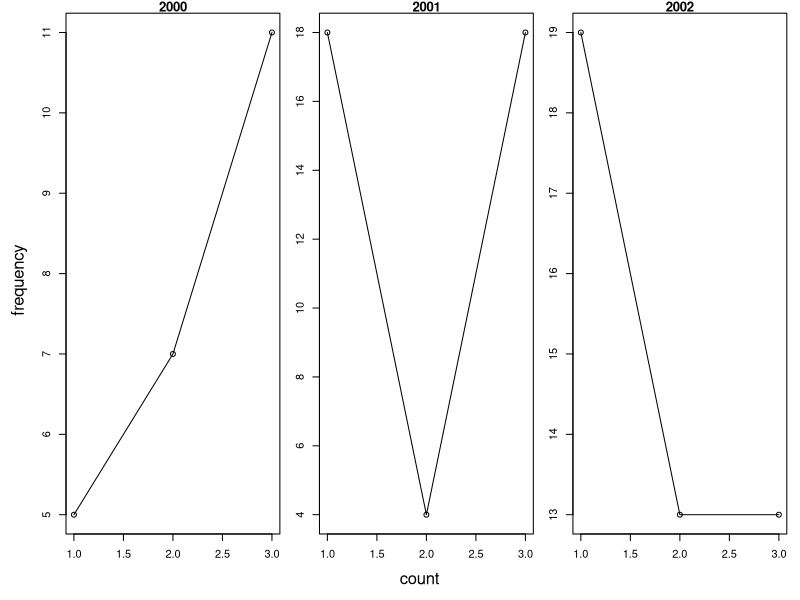

Write the R code that produced this figure.
##Integer Vector and random number generator
set.seed(1)
##Creates data frame
d <- data.frame(year= rep(2000:2002, each =3),count = round(runif(9,0,20)))
##Displays
print(d)
##Use package
library(plyr)
##Coefficient of Variation = CV ( measure of spread that describes the amount of variability relative to the mean)
ddply(d, "year", function(x) {
  mean.count <- mean(x$count)
  sd.count <- sd(x$count)
  cv <- sd.count/mean.count
  data.frame(cv.count = cv)
})
##Summmarise creates a new condensed data frame
ddply(d, "year", summarise, mean.count = mean(count))
##Transform  modifies exisiting data frame
ddply(d, "year", transform, total.count = sum(count))
##Mutate is similar to transform but allowd for building upon columns
ddply(d, "year", mutate, mu = mean(count), sigma = sd(count),
      cv = sigma/mu)

#########Plotting with plyr########
par(mfrow = c(1, 3), mar = c(2, 2, 1, 1), oma = c(3, 3, 0, 0))
d_ply(d, "year", transform, plot(count, main = unique(year), type = "o"))
mtext("count", side = 1, outer = TRUE, line = 1)
mtext("frequency", side = 2, outer = TRUE, line = 1)

##
baseball.dat <- subset(baseball, year > 2000) # data from the plyr package
x <- ddply(baseball.dat, c("year", "team"), summarize,
           homeruns = sum(hr))
head(x)